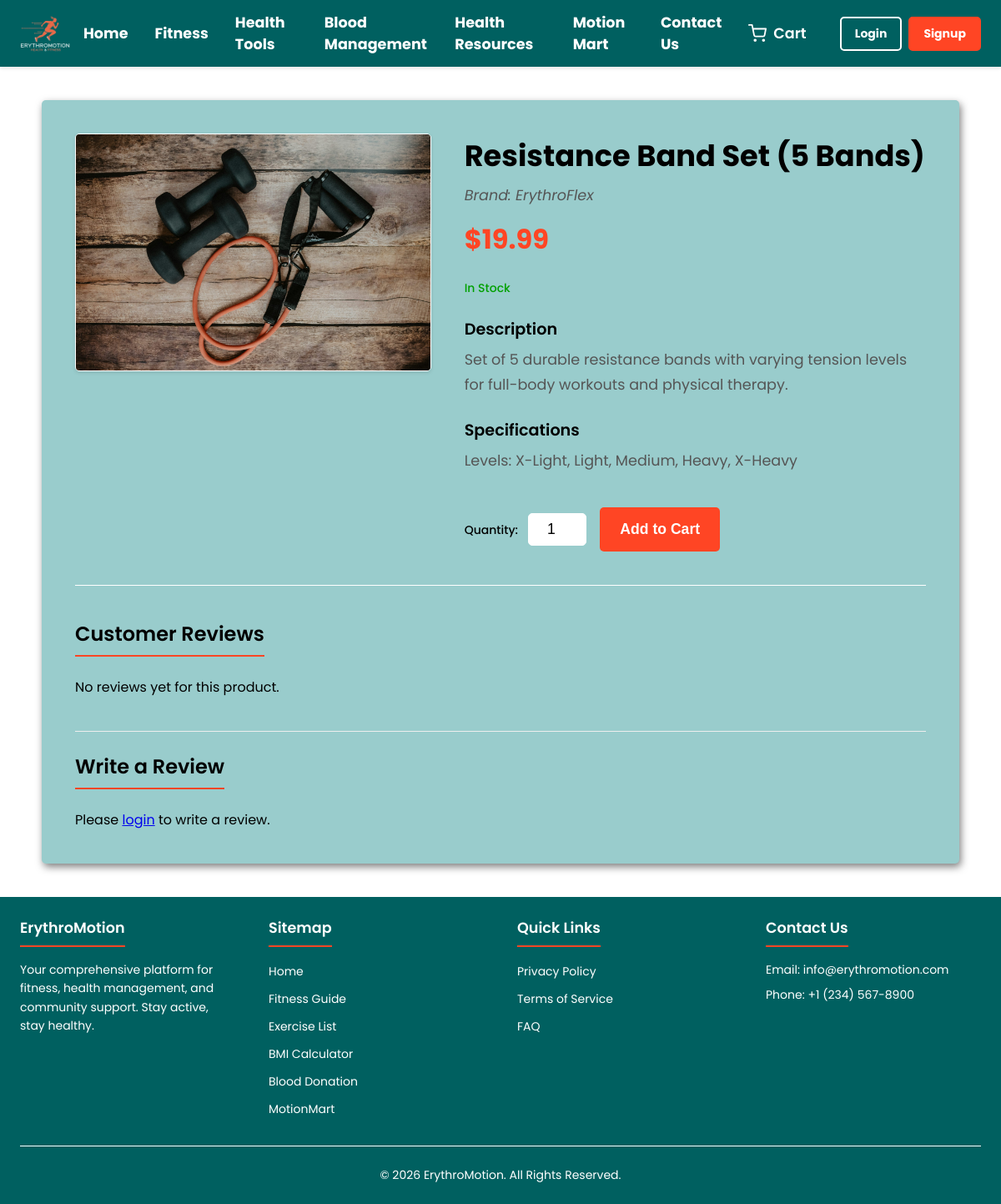
The page /equipment_details.php?id=4 on the database its author committed.
### tables this page shows
CREATE TABLE IF NOT EXISTS equipments (
    equipment_id INT AUTO_INCREMENT PRIMARY KEY,
    name VARCHAR(255) NOT NULL,
    description TEXT NULL,
    category VARCHAR(100) NULL,
    price DECIMAL(10, 2) NOT NULL,
    stock_quantity INT NOT NULL DEFAULT 0,
    image_url VARCHAR(255) NULL,
    brand VARCHAR(100) NULL,
    sku VARCHAR(100) NULL,
    specifications TEXT NULL,
    is_featured BOOLEAN NOT NULL DEFAULT 0,
    created_at TIMESTAMP DEFAULT CURRENT_TIMESTAMP,
    updated_at TIMESTAMP DEFAULT CURRENT_TIMESTAMP ON UPDATE CURRENT_TIMESTAMP
);

### equipment_details.php (the view, shortened to what this page needs)
<?php
$root_path_prefix = "";
include __DIR__ . '/includes/db_connect.php';
$current_user_id = $_SESSION['user_id'] ?? null;
$equipment = null;
$reviews = [];
$page_errors = [];
$has_purchased_item = false;
$equipment_id = isset($_GET['id']) ? (int)$_GET['id'] : 0;
try {
    $pdo = new PDO("mysql:host=$db_host;dbname=$db_name;charset=utf8mb4", $db_user, $db_pass);
    $pdo->setAttribute(PDO::ATTR_ERRMODE, PDO::ERRMODE_EXCEPTION);
    $pdo->setAttribute(PDO::ATTR_DEFAULT_FETCH_MODE, PDO::FETCH_ASSOC);
    $stmt = $pdo->prepare("SELECT * FROM equipments WHERE equipment_id = :equipment_id");
    $stmt->bindParam(':equipment_id', $equipment_id, PDO::PARAM_INT);
    $stmt->execute();
    $equipment = $stmt->fetch();
    if (!$equipment) {
        $page_errors[] = "Equipment not found.";
        $page_title = "Error - ErythroMotion";
    } else {
        $stmt_reviews = $pdo->prepare("
            SELECT er.*, u.username
            FROM equipment_reviews er
            JOIN users u ON er.user_id = u.user_id
            WHERE er.equipment_id = :equipment_id AND er.is_approved = 1
            ORDER BY er.review_date DESC
        ");
        $stmt_reviews->bindParam(':equipment_id', $equipment_id, PDO::PARAM_INT);
        $stmt_reviews->execute();
        $reviews = $stmt_reviews->fetchAll();
    }
} catch (PDOException $e) {
    $page_errors[] = "Database error: " . $e->getMessage();
    $page_title = "Error - ErythroMotion";
}
?>
<!DOCTYPE html>
<html lang="en">
<head>
    <link rel="stylesheet" href="<?php echo $root_path_prefix; ?>css/variables.css">
    <link rel="stylesheet" href="<?php echo $root_path_prefix; ?>css/navbar.css">
    <link rel="stylesheet" href="<?php echo $root_path_prefix; ?>css/footer.css">
    <link rel="stylesheet" href="<?php echo $root_path_prefix; ?>css/equipment_details.css">
</head>
<body>
    <?php include __DIR__ . '/includes/navbar.php';
    ?>
    <main class="equipment-details-main">
        <div class="equipment-details-container">
            <?php if (!empty($page_errors)): ?>
                <div class="message error-message global-message">
                    <?php foreach ($page_errors as $error): ?>
                        <p><?php echo htmlspecialchars($error); ?></p>
                    <?php endforeach; ?>
                    <p><a href="<?php echo $root_path_prefix; ?>motionmart.php">Back to MotionMart</a></p>
                </div>
            <?php elseif ($equipment): ?>
                <div class="product-layout">
                    <div class="product-image-column">
                        <img src="<?php echo $root_path_prefix; ?><?php echo !empty($equipment['image_url']) ? htmlspecialchars($equipment['image_url']) : 'images/equipments/placeholder_large.jpg'; ?>" alt="<?php echo htmlspecialchars($equipment['name']); ?>" class="product-main-image">
                    </div>
                    <div class="product-info-column">
                        <h1 class="product-name"><?php echo htmlspecialchars($equipment['name']); ?></h1>
                        <?php if (!empty($equipment['brand'])): ?>
                            <p class="product-brand">Brand: <?php echo htmlspecialchars($equipment['brand']); ?></p>
                        <?php endif; ?>
                        <p class="product-price">$<?php echo htmlspecialchars(number_format($equipment['price'], 2)); ?></p>
                        <div class="product-stock">
                            <?php if ($equipment['stock_quantity'] > 0 && $equipment['stock_quantity'] <= 10): ?>
                                <p class="stock-low">Only <?php echo $equipment['stock_quantity']; ?> left in stock!</p>
                            <?php elseif ($equipment['stock_quantity'] > 10): ?>
                                <p class="stock-available">In Stock</p>
                            <?php else: ?> <p class="stock-out">Out of Stock</p> <?php endif; ?>
                        </div>
                        <div class="product-description-full">
                            <h3>Description</h3>
                            <p><?php echo nl2br(htmlspecialchars($equipment['description'] ?? 'No description available.')); ?></p>
                        </div>
                        <?php if (!empty($equipment['specifications'])): ?>
                            <div class="product-specifications">
                                <h3>Specifications</h3>
                                <p><?php echo nl2br(htmlspecialchars($equipment['specifications'])); ?></p>
                            </div>
                        <?php endif; ?>
                        <div class="product-actions-group">
                            <?php if ($equipment['stock_quantity'] > 0): ?>
                                <form action="<?php echo $root_path_prefix; ?>equipment_details.php?id=<?php echo $equipment_id; ?>" method="POST" class="add-to-cart-detailed-form">
                                    <div class="form-group quantity-selector">
                                        <label for="quantity">Quantity:</label>
                                        <input type="number" id="quantity" name="quantity" value="1" min="1" max="<?php echo htmlspecialchars($equipment['stock_quantity']); ?>" required>
                                    </div>
                                    <button type="submit" class="button-primary add-to-cart-button-detail">Add to Cart</button>
                                </form>
                            <?php else: ?>
                                <div class="add-to-cart-detailed-form"> <button type="button" class="button-primary add-to-cart-button-detail" disabled>Out of Stock</button> </div>
                            <?php endif; ?>
                        </div>
                    </div>
                </div>
                <div class="reviews-section" id="reviews-section">
                    <h2 class="section-title">Customer Reviews</h2>
                    <?php if (empty($reviews)): ?>
                        <p>No reviews yet for this product.</p>
                    <?php endif; ?>
                </div>
                <div class="review-form-section" id="review-form-section">
                    <h2 class="section-title">Write a Review</h2>
                    <?php if ($current_user_id): ?>
                        <?php if ($has_purchased_item): ?>
                            <?php
                            $has_reviewed = false;
                            if (isset($pdo)) {
                                $stmt_already_reviewed = $pdo->prepare("SELECT review_id FROM equipment_reviews WHERE equipment_id = :equipment_id AND user_id = :user_id");
                                $stmt_already_reviewed->execute([':equipment_id' => $equipment_id, ':user_id' => $current_user_id]);
                                if ($stmt_already_reviewed->fetch()) {
                                    $has_reviewed = true;
                                }
                            }
                            ?>
                            <?php if ($has_reviewed): ?>
                                <p>You have already submitted a review for this product. Thank you for your feedback!</p>
                            <?php else: ?>
                                <form action="equipment_details.php?id=<?php echo $equipment_id; ?>#review-form-section" method="POST" class="review-form">
                                    <div class="form-group rating-group">
                                        <label for="rating">Your Rating:</label>
                                        <div class="star-rating">
                                            <?php for ($i = 5; $i >= 1; $i--): ?>
                                                <input type="radio" id="star<?php echo $i; ?>" name="rating" value="<?php echo $i; ?>" <?php echo (isset($_POST['rating']) && $_POST['rating'] == $i) ? 'checked' : ''; ?> required>
                                                <label for="star<?php echo $i; ?>" title="<?php echo $i; ?> stars">★</label>
                                            <?php endfor; ?>
                                        </div>
                                    </div>
                                    <div class="form-group">
                                        <label for="review_title">Review Title (Optional):</label>
                                        <input type="text" id="review_title" name="review_title" value="<?php echo htmlspecialchars($_POST['review_title'] ?? ''); ?>" maxlength="255">
                                    </div>
                                    <div class="form-group">
                                        <label for="review_text">Your Review:</label>
                                        <textarea id="review_text" name="review_text" rows="5" required><?php echo htmlspecialchars($_POST['review_text'] ?? ''); ?></textarea>
                                    </div>
                                    <button type="submit" name="submit_review" class="button-primary submit-review-button">Submit Review</button>
                                </form>
                            <?php endif; ?>
                        <?php else: ?>
                            <p>You must purchase this item to write a review.</p>
                        <?php endif; ?>
                    <?php else: ?>
                        <p>Please <a href="<?php echo $root_path_prefix; ?>login.php?redirect=<?php echo urlencode($root_path_prefix . 'equipment_details.php?id=' . $equipment_id . '#review-form-section'); ?>">login</a> to write a review.</p>
                    <?php endif; ?>
                </div>
            <?php else: ?>
                <p>The equipment you are looking for could not be found.</p>
                <p><a href="<?php echo $root_path_prefix; ?>motionmart.php">Back to MotionMart</a></p>
            <?php endif; ?>
        </div>
    </main>
    <?php include __DIR__ . '/includes/footer.php';
    ?>
</body>
</html>

### css/variables.css (style rules this page uses)
:root { --primary-color: #ff4524; --primary-color-darker: #c9361c; --secondary-color: #80ccff; --success-color: #00a000; --error-color: red; --text-color-primary: #000000; --white-text-color: white; --text-color-secondary: #555555; --white: white; --black: black; --background-color: #006060; --background-color-light: #99cccc; --border-color: #ffffff; --font-family-primary: 'Poppins', 'Roboto', 'Segoe UI', Arial, sans-serif; --font-size-base: 16px; --font-size-small: 0.875rem; --font-size-medium: 1.1rem; --font-size-large: 1.7rem; --spacing-unit: 0.5rem; --spacing-xs: var(--spacing-unit); --spacing-sm: calc(var(--spacing-unit) * 2); --spacing-md: calc(var(--spacing-unit) * 3); --spacing-lg: calc(var(--spacing-unit) * 5); --navbar-height: 5rem; --border-radius: 5px; --transition-speed: 0.3s; --box-shadow: 2px 4px 10px rgba(0, 0, 0, 0.5); }

### css/navbar.css (style rules this page uses)
*, *::before, *::after { box-sizing: border-box; margin: 0; padding: 0; }
body { padding-top: var(--navbar-height); font-family: var(--font-family-primary); background-color: var(--white); }

### css/equipment_details.css (style rules this page uses)
.equipment-details-main { padding: var(--spacing-lg) var(--spacing-md); background-color: var(--white); }
.equipment-details-container { max-width: 1100px; margin: 0 auto; background-color: var(--background-color-light); padding: var(--spacing-lg); border-radius: var(--border-radius); box-shadow: var(--box-shadow); }
.product-layout { display: flex; flex-wrap: wrap; gap: var(--spacing-lg); margin-bottom: var(--spacing-lg); }
.product-image-column { flex: 1 1 400px; min-width: 300px; }
.product-main-image { width: 100%; max-width: 500px; height: auto; border-radius: var(--border-radius); border: 1px solid var(--border-color); box-shadow: 0 2px 4px rgba(0, 0, 0, 0.1); display: block; margin: 0 auto; }
.product-info-column { flex: 2 1 500px; color: var(--text-color-primary); }
.product-name { font-size: 2.2rem; font-weight: 700; color: var(--text-color-primary); margin-bottom: var(--spacing-xs); }
.product-brand { font-size: var(--font-size-medium); color: var(--text-color-secondary); margin-bottom: var(--spacing-sm); font-style: italic; }
.product-price { font-size: 2rem; font-weight: 700; color: var(--primary-color); margin-bottom: var(--spacing-md); }
.product-stock p { font-size: var(--font-size-small); font-weight: 500; margin-bottom: var(--spacing-md); }
.stock-available { color: var(--success-color); }
.product-description-full h3, .product-specifications h3 { font-size: 1.2rem; font-weight: 600; margin-top: var(--spacing-md); margin-bottom: var(--spacing-xs); color: var(--text-color-primary); }
.product-description-full p, .product-specifications p { font-size: var(--font-size-medium); line-height: 1.7; color: var(--text-color-secondary); margin-bottom: var(--spacing-sm); }
.product-actions-group { display: flex; align-items: center; gap: var(--spacing-md); margin-top: var(--spacing-lg); flex-wrap: wrap; }
.add-to-cart-detailed-form { display: flex; align-items: center; gap: var(--spacing-sm); flex-wrap: nowrap; flex-grow: 1; margin-top: 0; }
.add-to-cart-detailed-form .form-group { margin-bottom: 0; }
.quantity-selector label { margin-right: var(--spacing-xs); font-weight: 500; font-size: var(--font-size-small); white-space: nowrap; }
.quantity-selector input[type="number"] { width: 70px; padding: var(--spacing-xs); text-align: center; border: 1px solid var(--border-color); border-radius: var(--border-radius); font-size: var(--font-size-medium); }
.add-to-cart-button-detail { padding: var(--spacing-sm) var(--spacing-md); background-color: var(--primary-color); color: var(--white-text-color); border: none; border-radius: var(--border-radius); font-size: var(--font-size-medium); font-weight: 700; cursor: pointer; transition: background-color var(--transition-speed); white-space: nowrap; }
.reviews-section { margin-top: var(--spacing-xl); padding-top: var(--spacing-lg); border-top: 1px solid var(--border-color); }
.reviews-section .section-title, .review-form-section .section-title { font-size: 1.5rem; color: var(--text-color-primary); margin-bottom: var(--spacing-md); font-weight: 600; padding-bottom: var(--spacing-xs); border-bottom: 2px solid var(--primary-color); display: inline-block; }
.review-form-section { margin-top: var(--spacing-lg); padding-top: var(--spacing-md); border-top: 1px solid #eee; }

### equipment_details.php (style rules this page uses)
body { display: flex; flex-direction: column; min-height: 100vh; }
main { flex-grow: 1; }

### rows shown on the page
equipments: image_url (picture), name "Resistance Band Set (5 Bands)", brand "ErythroFlex", price "19.99", description "Set of 5 durable resistance bands with varying tension levels for full-body workouts and physical therapy.", specifications "Levels: X-Light, Light, Medium, Heavy, X-Heavy"
